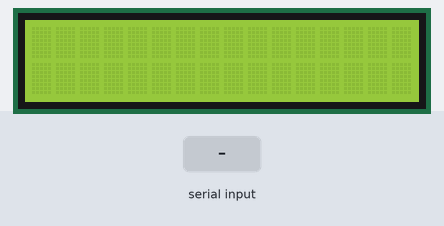
Simulated run of this sketch. Board: Arduino Uno, built with avr-gcc and run on an emulated ATmega328P. On the bench: 16×2 character LCD. The test bench sets the inputs (shaded band).

Above: at 1.2 s.
1.3 s: "90,45\n" received over Serial
At 2.5 s:
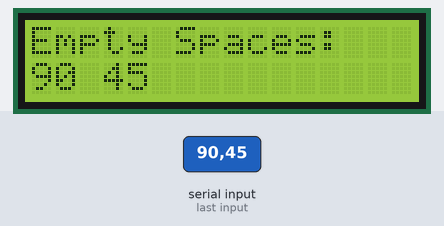
2.8 s: "30,150\n" received over Serial
At 3.8 s:
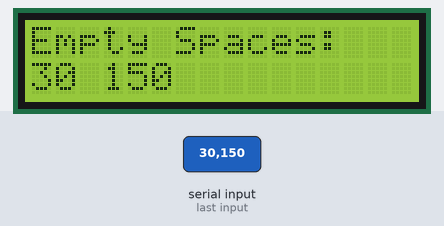
Timing chart, 0 to 5.8 s (numbered marks = the images above; inputs shaded):
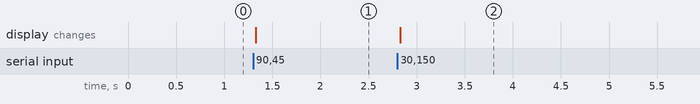

The sketch:

lcd.ino
```cpp
#include <LiquidCrystal_I2C.h>
#include <Wire.h>
#define MAX_SPACES 5 // Số lượng ô trống tối đa hiển thị trên LCD

int spaceArray[MAX_SPACES]; // Mảng lưu trữ số thứ tự của các ô trống
bool spaceChanged = false; // Biến đánh dấu xem trạng thái của ô trống đã thay đổi hay không
bool lastSpaceState[MAX_SPACES]; // Mảng lưu trữ trạng thái của các ô trống ở lần cập nhật trước
LiquidCrystal_I2C lcd(0x27, 16, 2);  // Khai báo kết nối LCD I2C (địa chỉ 0x27, kích thước 16x2)
int dataReceived;

unsigned long lastUpdateTime = 0; // Thời điểm cập nhật dữ liệu cuối cùng
unsigned long updateInterval = 1000; // Khoảng thời gian cập nhật (ms)

void setup() {
  Serial.begin(9600);  // Khởi động cổng serial
  lcd.init();           // Khởi động màn hình LCD
  lcd.backlight();      // Bật đèn nền LCD
}

void loop() {
  if (Serial.available() > 0) {
    String dataReceived = Serial.readStringUntil('\n'); // Đọc dữ liệu từ cổng serial
    if (millis() - lastUpdateTime >= updateInterval) {
      displaySpaceNumbers(dataReceived); // Hiển thị các số thứ tự lên LCD nếu đến thời điểm cập nhật
      lastUpdateTime = millis(); // Cập nhật thời điểm cập nhật cuối cùng
    }
  }
}

void displaySpaceNumbers(String data) {
  lcd.clear();               // Xóa màn hình LCD
  lcd.setCursor(0, 0);       // Đặt con trỏ ở hàng đầu tiên
  lcd.print("Empty Spaces: "); // Hiển thị tiêu đề

  // Phân tích chuỗi nhận được và lưu vào mảng
  int i = 0;
  while (data.length() > 0 && i < MAX_SPACES) {
    int commaIndex = data.indexOf(',');
    if (commaIndex != -1) {
      spaceArray[i] = data.substring(0, commaIndex).toInt();
      data = data.substring(commaIndex + 1);
    } else {
      spaceArray[i] = data.toInt();
      data = "";
    }
    i++;
  }

  // So sánh trạng thái của ô trống với lần cập nhật trước
  for (int j = 0; j < i; j++) {
    if (spaceArray[j] != lastSpaceState[j]) {
      spaceChanged = true;
      break;
    }
  }

  // Nếu trạng thái của ô trống đã thay đổi, hiển thị lại trên LCD và cập nhật lại trạng thái
  if (spaceChanged) {
    lcd.setCursor(0, 1); // Đặt con trỏ ở dòng thứ hai
    for (int j = 0; j < i; j++) {
      lcd.print(spaceArray[j]);
      lcd.print(" ");
      lastSpaceState[j] = spaceArray[j]; // Cập nhật lại trạng thái của ô trống
    }
    spaceChanged = false; // Đánh dấu rằng dữ liệu đã được cập nhật
  }
}
```

Measured:
- after the input at 1.3 s, the display: changes at once (image 1)
- after the input at 2.8 s, the display: changes at once (image 2)
